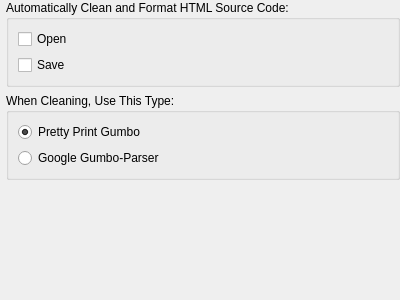
<?xml version="1.0" encoding="UTF-8"?>
<ui version="4.0">
 <class>CleanSourceWidget</class>
 <widget class="QWidget" name="CleanSourceWidget">
  <property name="geometry">
   <rect>
    <x>0</x>
    <y>0</y>
    <width>400</width>
    <height>300</height>
   </rect>
  </property>
  <property name="windowTitle">
   <string>Clean Source</string>
  </property>
  <layout class="QVBoxLayout" name="verticalLayout">
   <property name="leftMargin">
    <number>6</number>
   </property>
   <property name="topMargin">
    <number>0</number>
   </property>
   <property name="rightMargin">
    <number>0</number>
   </property>
   <property name="bottomMargin">
    <number>0</number>
   </property>
   <item>
    <widget class="QGroupBox" name="groupBox_2">
     <property name="toolTip">
      <string>Choose when your HTML code is automatically 
formatted and cleaned using your selected option.</string>
     </property>
     <property name="title">
      <string>Automatically Clean and Format HTML Source Code:</string>
     </property>
     <layout class="QGridLayout" name="gridLayout">
      <item row="0" column="0">
       <widget class="QCheckBox" name="CleanOnOpen">
        <property name="toolTip">
         <string>Clean when opening an EPUB or HTML file, 
and when switching from Book View to Code View.</string>
        </property>
        <property name="text">
         <string>Open</string>
        </property>
       </widget>
      </item>
      <item row="1" column="0">
       <widget class="QCheckBox" name="CleanOnSave">
        <property name="toolTip">
         <string>Clean when saving an EPUB.</string>
        </property>
        <property name="text">
         <string>Save</string>
        </property>
       </widget>
      </item>
     </layout>
    </widget>
   </item>
   <item>
    <widget class="QGroupBox" name="groupBox">
     <property name="toolTip">
      <string>Choose what type of cleaning and formatting
should be done when automatic cleaning is enabled,
or when cleaning manually.</string>
     </property>
     <property name="title">
      <string>When Cleaning, Use This Type:</string>
     </property>
     <layout class="QVBoxLayout" name="verticalLayout2">
      <item>
       <widget class="QRadioButton" name="CleanLevelPrettyPrintGumbo">
        <property name="toolTip">
         <string>Perform formatting and cleaning of your code to make it valid XHTML.</string>
        </property>
        <property name="text">
         <string>Pretty Print Gumbo</string>
        </property>
        <property name="checked">
         <bool>true</bool>
        </property>
       </widget>
      </item>
      <item>
       <widget class="QRadioButton" name="CleanLevelGumbo">
        <property name="toolTip">
         <string>Fully clean and format your code.
This may change your formatting to use inline style sections.</string>
        </property>
        <property name="text">
         <string>Google Gumbo-Parser</string>
        </property>
        <property name="checked">
         <bool>false</bool>
        </property>
       </widget>
      </item>
     </layout>
    </widget>
   </item>
   <item>
    <spacer name="verticalSpacer">
     <property name="orientation">
      <enum>Qt::Vertical</enum>
     </property>
     <property name="sizeHint" stdset="0">
      <size>
       <width>40</width>
       <height>20</height>
      </size>
     </property>
    </spacer>
   </item>
  </layout>
 </widget>
 <resources/>
 <connections/>
</ui>
